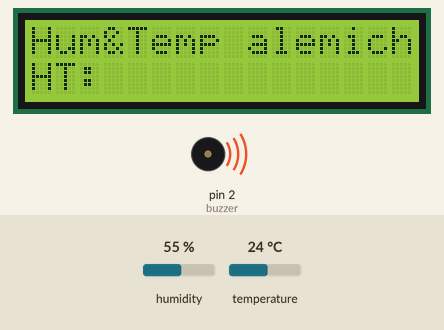
Bench run of a sketch on a simulated Arduino Uno, built with avr-gcc and run on an emulated ATmega328P. Shown: 16×2 character LCD, buzzer (waves = sounding). Inputs (shaded band) come from the test bench; at power-on: humidity 55 %, temperature 24 °C.

Above: at 0.2 s.
At 43.2 s:
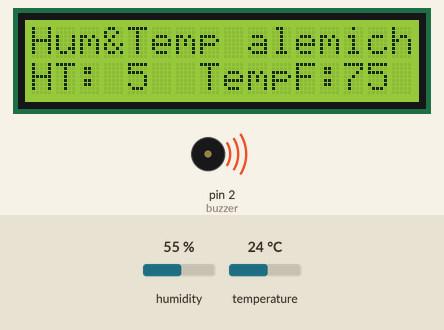
At 64.0 s:
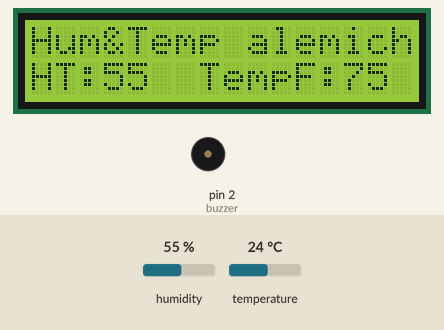
At 127.9 s:
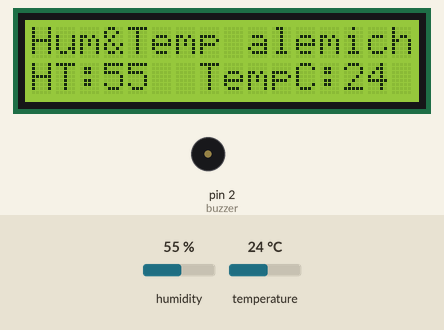
Timing chart, 0 to 129.4 s (numbered marks = the images above):
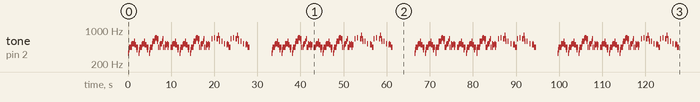

The sketch:

sketch_feb9a.ino
```cpp
#include <DHT.h>
#include <DHT_U.h>
#include <Adafruit_Sensor.h>
#include <LiquidCrystal_I2C.h>

/* LiquidCrystal lcd(13, 12, 10, 9, 8, 7); */
LiquidCrystal_I2C lcd(0x27, 16, 2);
DHT dht(4, DHT11);

const int buzzer = 2;
const float songSpeed = 1.25;

// Defining frequency of each music note
#define NOTE_C4 262
#define NOTE_D4 294
#define NOTE_E4 330
#define NOTE_F4 349
#define NOTE_G4 392
#define NOTE_A4 440
#define NOTE_B4 494
#define NOTE_C5 523
#define NOTE_D5 587
#define NOTE_E5 659
#define NOTE_F5 698
#define NOTE_G5 784
#define NOTE_A5 880
#define NOTE_B5 988

// Music notes of the song, 0 is a rest/pulse
int notes[] = {
    NOTE_E4, NOTE_G4, NOTE_A4, NOTE_A4, 0,
    NOTE_A4, NOTE_B4, NOTE_C5, NOTE_C5, 0,
    NOTE_C5, NOTE_D5, NOTE_B4, NOTE_B4, 0,
    NOTE_A4, NOTE_G4, NOTE_A4, 0,

    NOTE_E4, NOTE_G4, NOTE_A4, NOTE_A4, 0,
    NOTE_A4, NOTE_B4, NOTE_C5, NOTE_C5, 0,
    NOTE_C5, NOTE_D5, NOTE_B4, NOTE_B4, 0,
    NOTE_A4, NOTE_G4, NOTE_A4, 0,

    NOTE_E4, NOTE_G4, NOTE_A4, NOTE_A4, 0,
    NOTE_A4, NOTE_C5, NOTE_D5, NOTE_D5, 0,
    NOTE_D5, NOTE_E5, NOTE_F5, NOTE_F5, 0,
    NOTE_E5, NOTE_D5, NOTE_E5, NOTE_A4, 0,

    NOTE_A4, NOTE_B4, NOTE_C5, NOTE_C5, 0,
    NOTE_D5, NOTE_E5, NOTE_A4, 0,
    NOTE_A4, NOTE_C5, NOTE_B4, NOTE_B4, 0,
    NOTE_C5, NOTE_A4, NOTE_B4, 0,

    NOTE_A4, NOTE_A4,
    //Repeat of first part
    NOTE_A4, NOTE_B4, NOTE_C5, NOTE_C5, 0,
    NOTE_C5, NOTE_D5, NOTE_B4, NOTE_B4, 0,
    NOTE_A4, NOTE_G4, NOTE_A4, 0,

    NOTE_E4, NOTE_G4, NOTE_A4, NOTE_A4, 0,
    NOTE_A4, NOTE_B4, NOTE_C5, NOTE_C5, 0,
    NOTE_C5, NOTE_D5, NOTE_B4, NOTE_B4, 0,
    NOTE_A4, NOTE_G4, NOTE_A4, 0,

    NOTE_E4, NOTE_G4, NOTE_A4, NOTE_A4, 0,
    NOTE_A4, NOTE_C5, NOTE_D5, NOTE_D5, 0,
    NOTE_D5, NOTE_E5, NOTE_F5, NOTE_F5, 0,
    NOTE_E5, NOTE_D5, NOTE_E5, NOTE_A4, 0,

    NOTE_A4, NOTE_B4, NOTE_C5, NOTE_C5, 0,
    NOTE_D5, NOTE_E5, NOTE_A4, 0,
    NOTE_A4, NOTE_C5, NOTE_B4, NOTE_B4, 0,
    NOTE_C5, NOTE_A4, NOTE_B4, 0,
    //End of Repeat

    NOTE_E5, 0, 0, NOTE_F5, 0, 0,
    NOTE_E5, NOTE_E5, 0, NOTE_G5, 0, NOTE_E5, NOTE_D5, 0, 0,
    NOTE_D5, 0, 0, NOTE_C5, 0, 0,
    NOTE_B4, NOTE_C5, 0, NOTE_B4, 0, NOTE_A4,

    NOTE_E5, 0, 0, NOTE_F5, 0, 0,
    NOTE_E5, NOTE_E5, 0, NOTE_G5, 0, NOTE_E5, NOTE_D5, 0, 0,
    NOTE_D5, 0, 0, NOTE_C5, 0, 0,
    NOTE_B4, NOTE_C5, 0, NOTE_B4, 0, NOTE_A4};

// Durations (in ms) of each music note of the song
// Quarter Note is 250 ms when songSpeed = 1.0
int durations[] = {
    125, 125, 250, 125, 125,
    125, 125, 250, 125, 125,
    125, 125, 250, 125, 125,
    125, 125, 375, 125,

    125, 125, 250, 125, 125,
    125, 125, 250, 125, 125,
    125, 125, 250, 125, 125,
    125, 125, 375, 125,

    125, 125, 250, 125, 125,
    125, 125, 250, 125, 125,
    125, 125, 250, 125, 125,
    125, 125, 125, 250, 125,

    125, 125, 250, 125, 125,
    250, 125, 250, 125,
    125, 125, 250, 125, 125,
    125, 125, 375, 375,

    250, 125,
    //Rpeat of First Part
    125, 125, 250, 125, 125,
    125, 125, 250, 125, 125,
    125, 125, 375, 125,

    125, 125, 250, 125, 125,
    125, 125, 250, 125, 125,
    125, 125, 250, 125, 125,
    125, 125, 375, 125,

    125, 125, 250, 125, 125,
    125, 125, 250, 125, 125,
    125, 125, 250, 125, 125,
    125, 125, 125, 250, 125,

    125, 125, 250, 125, 125,
    250, 125, 250, 125,
    125, 125, 250, 125, 125,
    125, 125, 375, 375,
    //End of Repeat

    250, 125, 375, 250, 125, 375,
    125, 125, 125, 125, 125, 125, 125, 125, 375,
    250, 125, 375, 250, 125, 375,
    125, 125, 125, 125, 125, 500,

    250, 125, 375, 250, 125, 375,
    125, 125, 125, 125, 125, 125, 125, 125, 375,
    250, 125, 375, 250, 125, 375,
    125, 125, 125, 125, 125, 500};

void setup() {
  lcd.init();
  lcd.backlight();
  dht.begin();
}
void loop(){
// dopo tot secondi si cambia il valore di misura, CELSIUS e dopo 3 sec in fahrenheit
int umidita;
int temperatura;
  umidita = dht.readHumidity();
  temperatura = dht.readTemperature(); // in celsius (nota: Fahrenheit bisogna mettere true tra le parentesi)

  lcd.setCursor(0, 0);
  lcd.print("Hum&Temp alemich");
  lcd.setCursor(0, 1);
  lcd.print("HT: "); // umidità
  lcd.setCursor(3, 1);
  if(umidita>30){
    /* tone(2, 850); */
      const int totalNotes = sizeof(notes) / sizeof(int);
  // Loop through each note
  for (int i = 0; i < totalNotes; i++)
  {
    const int currentNote = notes[i];
    float wait = durations[i] / songSpeed;
    // Play tone if currentNote is not 0 frequency, otherwise pause (noTone)
    if (currentNote != 0)
    {
      tone(buzzer, notes[i], wait); // tone(pin, frequency, duration)
    }
    else
    {
      noTone(buzzer);
    }
    // delay is used to wait for tone to finish playing before moving to next loop
    delay(wait);
  }
  }else{
    noTone(2);
  }
  lcd.print(umidita);
  lcd.setCursor(7, 1);
  lcd.print("TempC: "); // temp celsius
  lcd.setCursor(13, 1);
  lcd.print(temperatura);
  delay(2500);
  lcd.setCursor(7, 1);
  lcd.print("TempF: ");
  lcd.setCursor(13, 1);
  temperatura = dht.readTemperature(true);
  lcd.print(temperatura);
  delay(2500);

}
```

Measured:
- by itself, tone on pin 2 (buzzer): plays 330 Hz for 0.10 s, 392 Hz for 0.10 s, 440 Hz for 0.30 s, 440 Hz for 0.10 s, 494 Hz for 0.10 s, 523 Hz for 0.30 s … (476 notes in this stretch)
- what the display in image 2 shows lasts 2.5 s, from 64.0 s to 66.5 s
